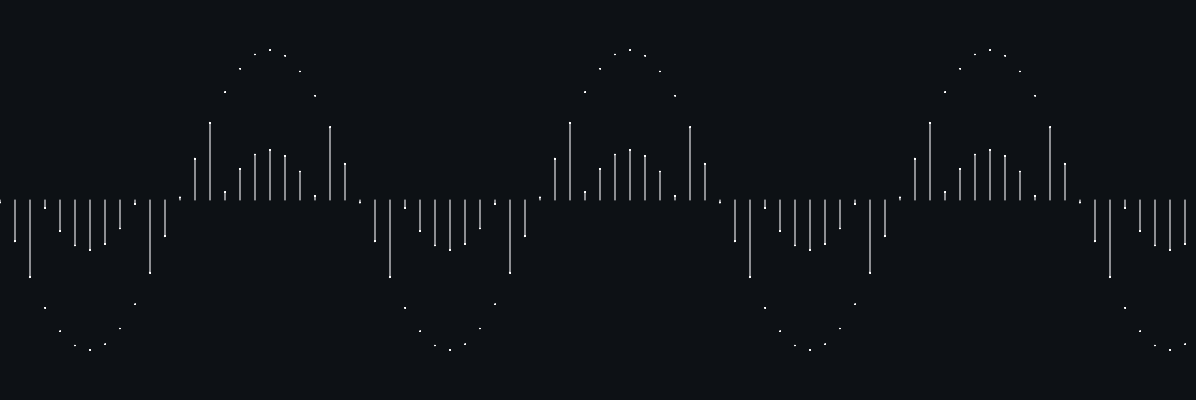
Frame 1 (no input)
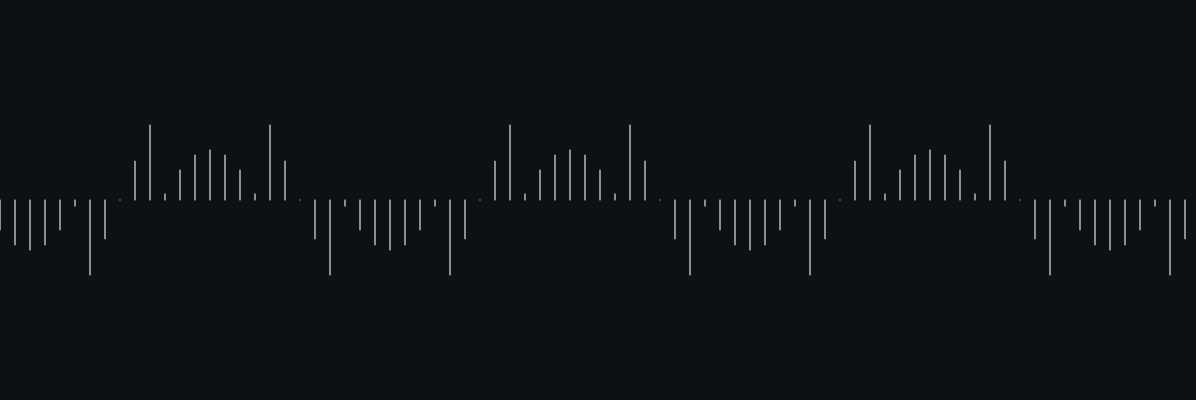
Frame 60 (no input)
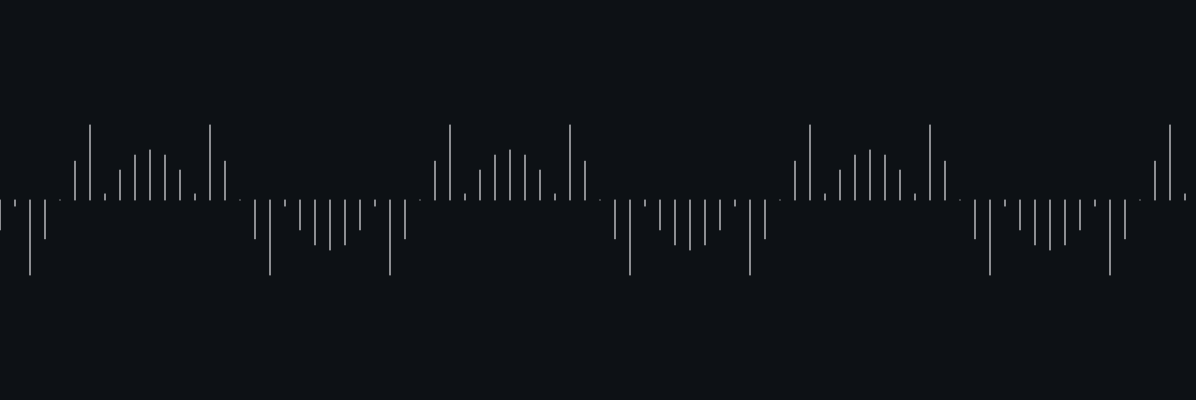
Frame 120 (the mouse pressed at the canvas centre since frame 60)

The p5.js sketch that drew these frames (run headless with seeded random() and noise() and a simulated clock; from frame 60 on, the mouse is pressed at the canvas centre):

// p5.js sketch
// ── sketch.js
function setup() {
  createCanvas(window.innerWidth - 4, 400);
  angleMode(DEGREES);
}

function draw() {
  background(13, 17, 21);
  push();
  blendMode(ADD);
  translate(0, height / 2);
  stroke(`#fffafa`);
  for (let x = 0; x < width; x = x + 15) {
    let y = sin(x + frameCount) * 150;
    line(x, 0, x, y % 100, 255 - (x + y));
    ellipse(x, y % 100, frameCount % 10);
    ellipse(x, y, frameCount % 20);
  }
  pop();
}
